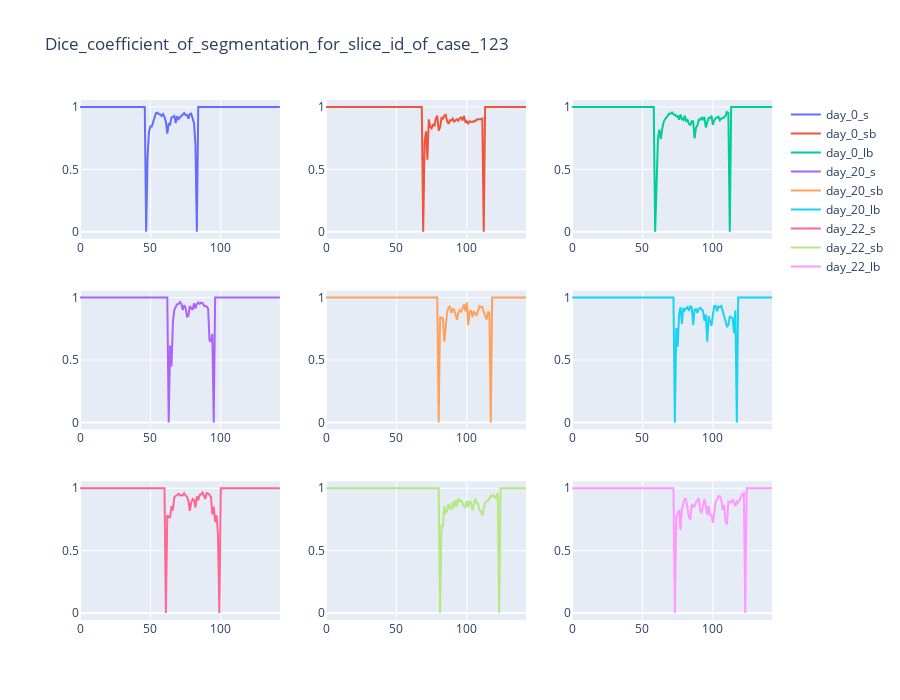

Notebook code cell kept with this figure:
### Code cell
show_dice_coefficient_of_case()

### Figure 1 — Plotly figure (JSON) as saved in the notebook; plotly's stock layout.template omitted (floating-point values rounded to 4 significant figures; data arrays with more than 128 entries replaced by an {"elided": "..."} marker saying what was removed)
{"data": [{"mode": "lines", "name": "day_0_s", "type": "scatter", "x": {"elided": "143 int values"}, "xaxis": "x", "y": {"elided": "143 float values"}, "yaxis": "y"}, {"mode": "lines", "name": "day_0_sb", "type": "scatter", "x": {"elided": "143 int values"}, "xaxis": "x2", "y": {"elided": "143 float values"}, "yaxis": "y2"}, {"mode": "lines", "name": "day_0_lb", "type": "scatter", "x": {"elided": "143 int values"}, "xaxis": "x3", "y": {"elided": "143 float values"}, "yaxis": "y3"}, {"mode": "lines", "name": "day_20_s", "type": "scatter", "x": {"elided": "143 int values"}, "xaxis": "x4", "y": {"elided": "143 float values"}, "yaxis": "y4"}, {"mode": "lines", "name": "day_20_sb", "type": "scatter", "x": {"elided": "143 int values"}, "xaxis": "x5", "y": {"elided": "143 float values"}, "yaxis": "y5"}, {"mode": "lines", "name": "day_20_lb", "type": "scatter", "x": {"elided": "143 int values"}, "xaxis": "x6", "y": {"elided": "143 float values"}, "yaxis": "y6"}, {"mode": "lines", "name": "day_22_s", "type": "scatter", "x": {"elided": "143 int values"}, "xaxis": "x7", "y": {"elided": "143 float values"}, "yaxis": "y7"}, {"mode": "lines", "name": "day_22_sb", "type": "scatter", "x": {"elided": "143 int values"}, "xaxis": "x8", "y": {"elided": "143 float values"}, "yaxis": "y8"}, {"mode": "lines", "name": "day_22_lb", "type": "scatter", "x": {"elided": "143 int values"}, "xaxis": "x9", "y": {"elided": "143 float values"}, "yaxis": "y9"}], "layout": {"height": 700, "title": {"text": "Dice_coefficient_of_segmentation_for_slice_id_of_case_123"}, "width": 900, "xaxis": {"anchor": "y", "domain": [0, 0.2889]}, "xaxis2": {"anchor": "y2", "domain": [0.3556, 0.6444]}, "xaxis3": {"anchor": "y3", "domain": [0.7111, 1]}, "xaxis4": {"anchor": "y4", "domain": [0, 0.2889]}, "xaxis5": {"anchor": "y5", "domain": [0.3556, 0.6444]}, "xaxis6": {"anchor": "y6", "domain": [0.7111, 1]}, "xaxis7": {"anchor": "y7", "domain": [0, 0.2889]}, "xaxis8": {"anchor": "y8", "domain": [0.3556, 0.6444]}, "xaxis9": {"anchor": "y9", "domain": [0.7111, 1]}, "yaxis": {"anchor": "x", "domain": [0.7333, 1]}, "yaxis2": {"anchor": "x2", "domain": [0.7333, 1]}, "yaxis3": {"anchor": "x3", "domain": [0.7333, 1]}, "yaxis4": {"anchor": "x4", "domain": [0.3667, 0.6333]}, "yaxis5": {"anchor": "x5", "domain": [0.3667, 0.6333]}, "yaxis6": {"anchor": "x6", "domain": [0.3667, 0.6333]}, "yaxis7": {"anchor": "x7", "domain": [0, 0.2667]}, "yaxis8": {"anchor": "x8", "domain": [0, 0.2667]}, "yaxis9": {"anchor": "x9", "domain": [0, 0.2667]}}}
